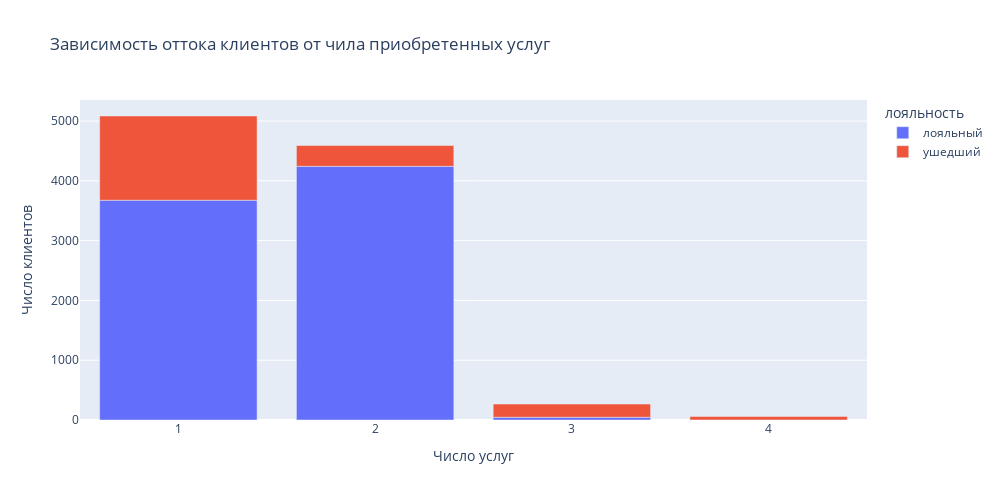

Write notebook code for a chart like this one.
### Markdown cell above
### 9.7 Как отток клиентов зависит от числа приобретённых у банка услуг? Для ответа на этот вопрос постройте многоуровневую столбчатую диаграмму.

### Code cell
figg=churn.groupby(['NumOfProducts','Exited'], as_index=False).count()

fig=px.bar(
    figg,
    x='NumOfProducts',
    y='RowNumber',
    color=figg['Exited'].map({0:'лояльный', 1:'ушедший'}),
    height=500,
    width=1000,
    title='Зависимость оттока клиентов от чила приобретенных услуг',
    labels={
        'RowNumber':'Число клиентов',
        'NumOfProducts':'Число услуг',
        'Exited':'Лояльность','color': 'лояльность'
        }
)

fig.update_xaxes(nticks=5)

fig.show()

### Figure 1 — Plotly figure (JSON) as saved in the notebook; plotly's stock layout.template omitted (floating-point values rounded to 4 significant figures)
{"data": [{"alignmentgroup": "True", "hovertemplate": "лояльность=лояльный<br>Число услуг=%{x}<br>Число клиентов=%{y}<extra></extra>", "legendgroup": "лояльный", "marker": {"color": "#636efa", "pattern": {"shape": ""}}, "name": "лояльный", "offsetgroup": "лояльный", "orientation": "v", "showlegend": true, "textposition": "auto", "type": "bar", "x": [1, 2, 3], "xaxis": "x", "y": [3675, 4242, 46], "yaxis": "y"}, {"alignmentgroup": "True", "hovertemplate": "лояльность=ушедший<br>Число услуг=%{x}<br>Число клиентов=%{y}<extra></extra>", "legendgroup": "ушедший", "marker": {"color": "#EF553B", "pattern": {"shape": ""}}, "name": "ушедший", "offsetgroup": "ушедший", "orientation": "v", "showlegend": true, "textposition": "auto", "type": "bar", "x": [1, 2, 3, 4], "xaxis": "x", "y": [1409, 348, 220, 60], "yaxis": "y"}], "layout": {"barmode": "relative", "height": 500, "legend": {"title": {"text": "лояльность"}, "tracegroupgap": 0}, "title": {"text": "Зависимость оттока клиентов от чила приобретенных услуг"}, "width": 1000, "xaxis": {"anchor": "y", "domain": [0, 1], "nticks": 5, "title": {"text": "Число услуг"}}, "yaxis": {"anchor": "x", "domain": [0, 1], "title": {"text": "Число клиентов"}}}}
